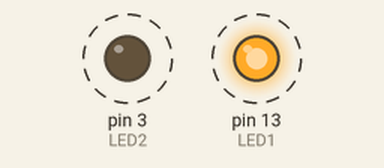
Simulated run of this sketch. Board: Arduino Uno, built with avr-gcc and run on an emulated ATmega328P. On the bench: output pins drawn as LEDs (lit = HIGH). Dashed ring = blinking.

Above: at 0.2 s.
Timing chart, 0 to 3.0 s (numbered marks = the images above):
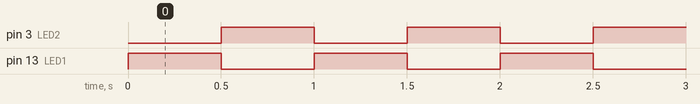

Measured:
- by itself, pin 3 (LED2), pin 13 (LED1): alternates HIGH for 0.50 s and LOW for 0.50 s

The sketch:

ToggleLeds.ino
```cpp
// read an analog port and control the brightness of an led

#define LED1 13
#define LED2 3

void setup()  {
  pinMode(LED1, OUTPUT);
  pinMode(LED2, OUTPUT);
}

void loop()  {

  digitalWrite(LED1, HIGH);
  digitalWrite(LED2, LOW);
  delay(500);
  digitalWrite(LED1, LOW);
  digitalWrite(LED2, HIGH);
  delay(500);

}
```
